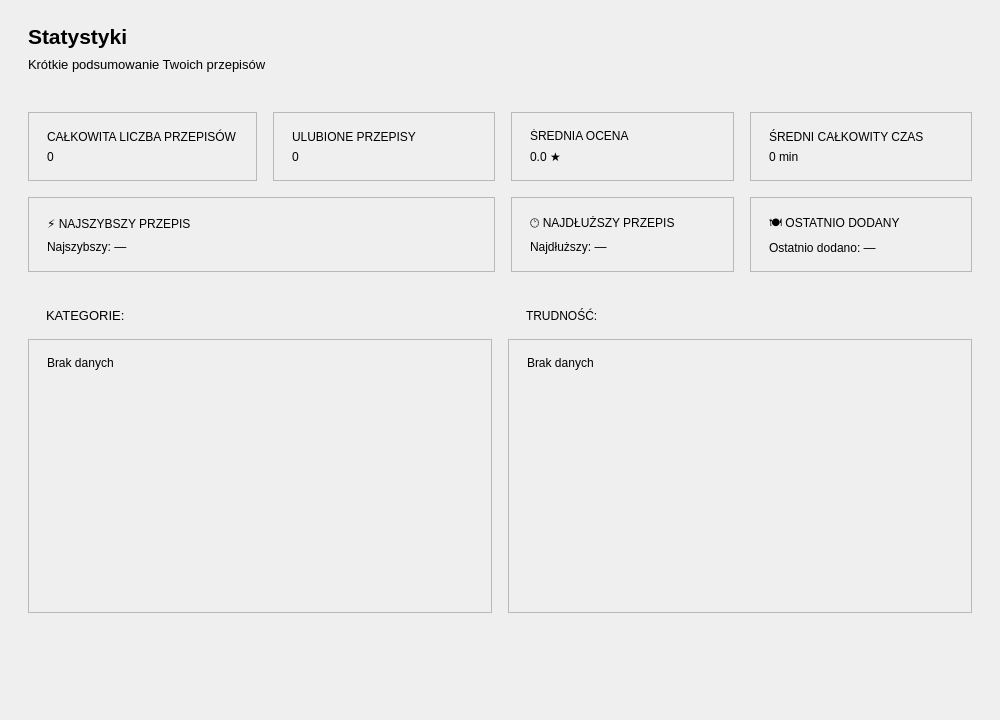
<?xml version="1.0" encoding="UTF-8"?>
<ui version="4.0">
 <class>StatisticsPage</class>
 <widget class="QWidget" name="StatisticsPage">
  <property name="geometry">
   <rect>
    <x>0</x>
    <y>0</y>
    <width>1000</width>
    <height>720</height>
   </rect>
  </property>
  <property name="windowTitle">
   <string>Statystyki</string>
  </property>
  <layout class="QVBoxLayout" name="verticalLayout_Root">
   <property name="spacing">
    <number>0</number>
   </property>
   <property name="leftMargin">
    <number>0</number>
   </property>
   <property name="topMargin">
    <number>0</number>
   </property>
   <property name="rightMargin">
    <number>0</number>
   </property>
   <property name="bottomMargin">
    <number>0</number>
   </property>
   <item>
    <layout class="QVBoxLayout" name="verticalLayout_Header">
     <property name="spacing">
      <number>4</number>
     </property>
     <property name="sizeConstraint">
      <enum>QLayout::SetDefaultConstraint</enum>
     </property>
     <property name="leftMargin">
      <number>28</number>
     </property>
     <property name="topMargin">
      <number>22</number>
     </property>
     <property name="rightMargin">
      <number>28</number>
     </property>
     <property name="bottomMargin">
      <number>18</number>
     </property>
     <item>
      <widget class="QLabel" name="label_PageTitle">
       <property name="minimumSize">
        <size>
         <width>0</width>
         <height>28</height>
        </size>
       </property>
       <property name="maximumSize">
        <size>
         <width>16777215</width>
         <height>28</height>
        </size>
       </property>
       <property name="font">
        <font>
         <pointsize>16</pointsize>
         <bold>true</bold>
        </font>
       </property>
       <property name="text">
        <string>Statystyki</string>
       </property>
      </widget>
     </item>
     <item>
      <widget class="QLabel" name="label_PageTitle2">
       <property name="minimumSize">
        <size>
         <width>0</width>
         <height>20</height>
        </size>
       </property>
       <property name="maximumSize">
        <size>
         <width>16777215</width>
         <height>40</height>
        </size>
       </property>
       <property name="font">
        <font>
         <pointsize>10</pointsize>
        </font>
       </property>
       <property name="text">
        <string>Krótkie podsumowanie Twoich przepisów</string>
       </property>
      </widget>
     </item>
    </layout>
   </item>
   <item>
    <layout class="QGridLayout" name="gridLayout_Tiles">
     <property name="leftMargin">
      <number>28</number>
     </property>
     <property name="topMargin">
      <number>20</number>
     </property>
     <property name="rightMargin">
      <number>28</number>
     </property>
     <property name="bottomMargin">
      <number>10</number>
     </property>
     <property name="spacing">
      <number>16</number>
     </property>
     <item row="1" column="2">
      <widget class="QFrame" name="frame_Longest">
       <property name="frameShape">
        <enum>QFrame::StyledPanel</enum>
       </property>
       <property name="frameShadow">
        <enum>QFrame::Raised</enum>
       </property>
       <layout class="QVBoxLayout" name="vl_Longest">
        <property name="spacing">
         <number>6</number>
        </property>
        <property name="leftMargin">
         <number>18</number>
        </property>
        <property name="topMargin">
         <number>16</number>
        </property>
        <property name="rightMargin">
         <number>18</number>
        </property>
        <property name="bottomMargin">
         <number>16</number>
        </property>
        <item>
         <widget class="QLabel" name="label_LongestTitle">
          <property name="text">
           <string>🕐 NAJDŁUŻSZY PRZEPIS</string>
          </property>
         </widget>
        </item>
        <item>
         <widget class="QLabel" name="label_LongestRecipe">
          <property name="text">
           <string>Najdłuższy: —</string>
          </property>
          <property name="wordWrap">
           <bool>true</bool>
          </property>
         </widget>
        </item>
       </layout>
      </widget>
     </item>
     <item row="0" column="3">
      <widget class="QFrame" name="frame_AverageTime">
       <property name="frameShape">
        <enum>QFrame::StyledPanel</enum>
       </property>
       <property name="frameShadow">
        <enum>QFrame::Raised</enum>
       </property>
       <layout class="QVBoxLayout" name="vl_AverageTime">
        <property name="spacing">
         <number>6</number>
        </property>
        <property name="leftMargin">
         <number>18</number>
        </property>
        <property name="topMargin">
         <number>16</number>
        </property>
        <property name="rightMargin">
         <number>18</number>
        </property>
        <property name="bottomMargin">
         <number>16</number>
        </property>
        <item>
         <widget class="QLabel" name="label_AverageTimeTitle">
          <property name="text">
           <string>ŚREDNI CAŁKOWITY CZAS</string>
          </property>
         </widget>
        </item>
        <item>
         <widget class="QLabel" name="label_AverageTimeValue">
          <property name="text">
           <string>0 min</string>
          </property>
         </widget>
        </item>
       </layout>
      </widget>
     </item>
     <item row="0" column="0">
      <widget class="QFrame" name="frame_TotalCount">
       <property name="frameShape">
        <enum>QFrame::StyledPanel</enum>
       </property>
       <property name="frameShadow">
        <enum>QFrame::Raised</enum>
       </property>
       <layout class="QVBoxLayout" name="vl_TotalCount">
        <property name="spacing">
         <number>6</number>
        </property>
        <property name="leftMargin">
         <number>18</number>
        </property>
        <property name="topMargin">
         <number>16</number>
        </property>
        <property name="rightMargin">
         <number>18</number>
        </property>
        <property name="bottomMargin">
         <number>16</number>
        </property>
        <item>
         <widget class="QLabel" name="label_TotalCountTitle">
          <property name="text">
           <string>CAŁKOWITA LICZBA PRZEPISÓW</string>
          </property>
         </widget>
        </item>
        <item>
         <widget class="QLabel" name="label_TotalCountValue">
          <property name="text">
           <string>0</string>
          </property>
         </widget>
        </item>
       </layout>
      </widget>
     </item>
     <item row="1" column="0" colspan="2">
      <widget class="QFrame" name="frame_Fastest">
       <property name="frameShape">
        <enum>QFrame::StyledPanel</enum>
       </property>
       <property name="frameShadow">
        <enum>QFrame::Raised</enum>
       </property>
       <layout class="QVBoxLayout" name="vl_Fastest">
        <property name="spacing">
         <number>6</number>
        </property>
        <property name="leftMargin">
         <number>18</number>
        </property>
        <property name="topMargin">
         <number>16</number>
        </property>
        <property name="rightMargin">
         <number>18</number>
        </property>
        <property name="bottomMargin">
         <number>16</number>
        </property>
        <item>
         <widget class="QLabel" name="label_FastestTitle">
          <property name="text">
           <string>⚡ NAJSZYBSZY PRZEPIS</string>
          </property>
         </widget>
        </item>
        <item>
         <widget class="QLabel" name="label_FastestRecipe">
          <property name="text">
           <string>Najszybszy: —</string>
          </property>
          <property name="wordWrap">
           <bool>true</bool>
          </property>
         </widget>
        </item>
       </layout>
      </widget>
     </item>
     <item row="0" column="1">
      <widget class="QFrame" name="frame_FavoriteCount">
       <property name="frameShape">
        <enum>QFrame::StyledPanel</enum>
       </property>
       <property name="frameShadow">
        <enum>QFrame::Raised</enum>
       </property>
       <layout class="QVBoxLayout" name="vl_FavoriteCount">
        <property name="spacing">
         <number>6</number>
        </property>
        <property name="leftMargin">
         <number>18</number>
        </property>
        <property name="topMargin">
         <number>16</number>
        </property>
        <property name="rightMargin">
         <number>18</number>
        </property>
        <property name="bottomMargin">
         <number>16</number>
        </property>
        <item>
         <widget class="QLabel" name="label_FavoriteCountTitle">
          <property name="text">
           <string>ULUBIONE PRZEPISY</string>
          </property>
         </widget>
        </item>
        <item>
         <widget class="QLabel" name="label_FavoriteCountValue">
          <property name="text">
           <string>0</string>
          </property>
         </widget>
        </item>
       </layout>
      </widget>
     </item>
     <item row="1" column="3">
      <widget class="QFrame" name="frame_Latest">
       <property name="frameShape">
        <enum>QFrame::StyledPanel</enum>
       </property>
       <property name="frameShadow">
        <enum>QFrame::Raised</enum>
       </property>
       <layout class="QVBoxLayout" name="vl_Latest">
        <property name="spacing">
         <number>6</number>
        </property>
        <property name="leftMargin">
         <number>18</number>
        </property>
        <property name="topMargin">
         <number>16</number>
        </property>
        <property name="rightMargin">
         <number>18</number>
        </property>
        <property name="bottomMargin">
         <number>16</number>
        </property>
        <item>
         <widget class="QLabel" name="label_LatestTitle">
          <property name="text">
           <string>🍽️ OSTATNIO DODANY</string>
          </property>
         </widget>
        </item>
        <item>
         <widget class="QLabel" name="label_LatestRecipe">
          <property name="text">
           <string>Ostatnio dodano: —</string>
          </property>
          <property name="wordWrap">
           <bool>true</bool>
          </property>
         </widget>
        </item>
       </layout>
      </widget>
     </item>
     <item row="0" column="2">
      <widget class="QFrame" name="frame_AverageRating">
       <property name="frameShape">
        <enum>QFrame::StyledPanel</enum>
       </property>
       <property name="frameShadow">
        <enum>QFrame::Raised</enum>
       </property>
       <layout class="QVBoxLayout" name="vl_AverageRating">
        <property name="spacing">
         <number>6</number>
        </property>
        <property name="leftMargin">
         <number>18</number>
        </property>
        <property name="topMargin">
         <number>16</number>
        </property>
        <property name="rightMargin">
         <number>18</number>
        </property>
        <property name="bottomMargin">
         <number>16</number>
        </property>
        <item>
         <widget class="QLabel" name="label_AverageRatingTitle">
          <property name="text">
           <string>ŚREDNIA OCENA</string>
          </property>
         </widget>
        </item>
        <item>
         <widget class="QLabel" name="label_AverageRatingValue">
          <property name="text">
           <string>0.0 ★</string>
          </property>
         </widget>
        </item>
       </layout>
      </widget>
     </item>
    </layout>
   </item>
   <item>
    <layout class="QVBoxLayout" name="verticalLayout_2">
     <property name="spacing">
      <number>0</number>
     </property>
     <property name="leftMargin">
      <number>28</number>
     </property>
     <property name="topMargin">
      <number>10</number>
     </property>
     <property name="rightMargin">
      <number>28</number>
     </property>
     <property name="bottomMargin">
      <number>20</number>
     </property>
     <item>
      <layout class="QHBoxLayout" name="horizontalLayout_3">
       <property name="spacing">
        <number>52</number>
       </property>
       <property name="leftMargin">
        <number>18</number>
       </property>
       <property name="topMargin">
        <number>16</number>
       </property>
       <property name="rightMargin">
        <number>18</number>
       </property>
       <property name="bottomMargin">
        <number>16</number>
       </property>
       <item>
        <widget class="QLabel" name="label_CategoryStatsTitle">
         <property name="font">
          <font>
           <pointsize>10</pointsize>
           <bold>false</bold>
          </font>
         </property>
         <property name="text">
          <string>KATEGORIE:</string>
         </property>
        </widget>
       </item>
       <item>
        <widget class="QLabel" name="label_DifficultyStatsTitle">
         <property name="font">
          <font>
           <bold>false</bold>
          </font>
         </property>
         <property name="text">
          <string>TRUDNOŚĆ:</string>
         </property>
        </widget>
       </item>
      </layout>
     </item>
     <item>
      <layout class="QHBoxLayout" name="horizontalLayout_Stats">
       <property name="spacing">
        <number>16</number>
       </property>
       <property name="leftMargin">
        <number>0</number>
       </property>
       <property name="topMargin">
        <number>0</number>
       </property>
       <property name="rightMargin">
        <number>0</number>
       </property>
       <property name="bottomMargin">
        <number>0</number>
       </property>
       <item>
        <widget class="QFrame" name="frame_CategoryStats">
         <property name="frameShape">
          <enum>QFrame::StyledPanel</enum>
         </property>
         <property name="frameShadow">
          <enum>QFrame::Raised</enum>
         </property>
         <layout class="QVBoxLayout" name="vl_CategoryStats">
          <property name="leftMargin">
           <number>18</number>
          </property>
          <property name="topMargin">
           <number>16</number>
          </property>
          <property name="rightMargin">
           <number>18</number>
          </property>
          <property name="bottomMargin">
           <number>16</number>
          </property>
          <item>
           <widget class="QLabel" name="label_CategoryStats">
            <property name="minimumSize">
             <size>
              <width>0</width>
              <height>240</height>
             </size>
            </property>
            <property name="text">
             <string>Brak danych</string>
            </property>
            <property name="alignment">
             <set>Qt::AlignLeading|Qt::AlignLeft|Qt::AlignTop</set>
            </property>
            <property name="wordWrap">
             <bool>true</bool>
            </property>
           </widget>
          </item>
         </layout>
        </widget>
       </item>
       <item>
        <widget class="QFrame" name="frame_DifficultyStats">
         <property name="frameShape">
          <enum>QFrame::StyledPanel</enum>
         </property>
         <property name="frameShadow">
          <enum>QFrame::Raised</enum>
         </property>
         <layout class="QVBoxLayout" name="vl_DifficultyStats">
          <property name="leftMargin">
           <number>18</number>
          </property>
          <property name="topMargin">
           <number>16</number>
          </property>
          <property name="rightMargin">
           <number>18</number>
          </property>
          <property name="bottomMargin">
           <number>16</number>
          </property>
          <item>
           <widget class="QLabel" name="label_DifficultyStats">
            <property name="minimumSize">
             <size>
              <width>0</width>
              <height>240</height>
             </size>
            </property>
            <property name="text">
             <string>Brak danych</string>
            </property>
            <property name="alignment">
             <set>Qt::AlignLeading|Qt::AlignLeft|Qt::AlignTop</set>
            </property>
            <property name="wordWrap">
             <bool>true</bool>
            </property>
           </widget>
          </item>
         </layout>
        </widget>
       </item>
      </layout>
     </item>
     <item>
      <spacer name="verticalSpacer">
       <property name="orientation">
        <enum>Qt::Vertical</enum>
       </property>
       <property name="sizeHint" stdset="0">
        <size>
         <width>20</width>
         <height>40</height>
        </size>
       </property>
      </spacer>
     </item>
    </layout>
   </item>
  </layout>
 </widget>
 <resources/>
 <connections/>
</ui>
